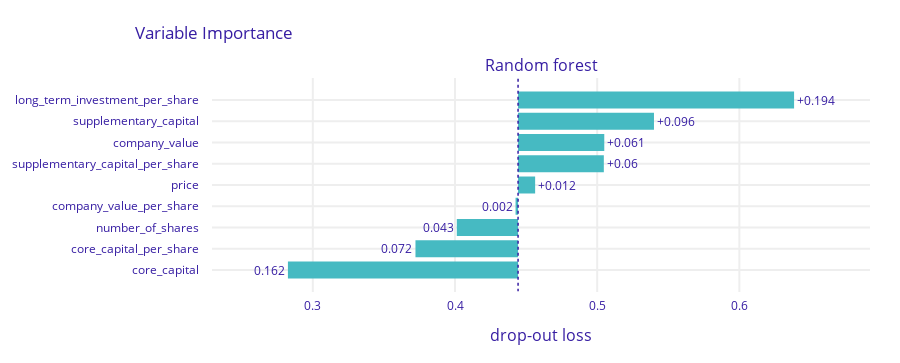

Notebook source saved alongside this figure:
### Code cell
rf_model_fix_mp.plot()

### Figure 1 — Plotly figure (JSON) as saved in the notebook; plotly's stock layout.template omitted (floating-point values rounded to 4 significant figures)
{"data": [{"base": 0.4444, "hoverinfo": "text", "hoverlabel": {"bgcolor": "rgba(0,0,0,0.8)"}, "hovertext": ["Model: Random forest loss after<br>variable: long_term_investment_per_share is permuted: 0.638<br>Drop-out loss change: +0.194", "Model: Random forest loss after<br>variable: supplementary_capital is permuted: 0.54<br>Drop-out loss change: +0.096", "Model: Random forest loss after<br>variable: company_value is permuted: 0.505<br>Drop-out loss change: +0.061", "Model: Random forest loss after<br>variable: supplementary_capital_per_share is permuted: 0.505<br>Drop-out loss change: +0.06", "Model: Random forest loss after<br>variable: price is permuted: 0.456<br>Drop-out loss change: +0.012", "Model: Random forest loss after<br>variable: company_value_per_share is permuted: 0.443<br>Drop-out loss change: -0.002", "Model: Random forest loss after<br>variable: number_of_shares is permuted: 0.401<br>Drop-out loss change: -0.043", "Model: Random forest loss after<br>variable: core_capital_per_share is permuted: 0.372<br>Drop-out loss change: -0.072", "Model: Random forest loss after<br>variable: core_capital is permuted: 0.282<br>Drop-out loss change: -0.162"], "marker": {"color": "#46bac2"}, "orientation": "h", "showlegend": false, "text": ["+0.194", "+0.096", "+0.061", "+0.06", "+0.012", "0.002", "0.043", "0.072", "0.162"], "textposition": "outside", "type": "bar", "x": [0.1941, 0.09559, 0.06063, 0.06031, 0.012, -0.001765, -0.04309, -0.07217, -0.1619], "xaxis": "x", "y": ["long_term_investment_per_share", "supplementary_capital", "company_value", "supplementary_capital_per_share", "price", "company_value_per_share", "number_of_shares", "core_capital_per_share", "core_capital"], "yaxis": "y"}], "layout": {"annotations": [{"font": {"size": 16}, "showarrow": false, "text": "Random forest", "x": 0.5, "xanchor": "center", "xref": "paper", "y": 1, "yanchor": "bottom", "yref": "paper"}, {"font": {"size": 16}, "showarrow": false, "text": "drop-out loss", "x": 0.5, "xanchor": "center", "xref": "paper", "y": 0, "yanchor": "top", "yref": "paper", "yshift": -30}], "font": {"color": "#371ea3"}, "height": 363, "margin": {"b": 71, "r": 30, "t": 78}, "shapes": [{"line": {"color": "#371ea3", "dash": "dot", "width": 1.5}, "type": "line", "x0": 0.4444, "x1": 0.4444, "xref": "x", "y0": -1, "y1": 9, "yref": "y"}], "title": {"text": "Variable Importance", "x": 0.15}, "xaxis": {"anchor": "y", "automargin": true, "domain": [0, 1], "fixedrange": true, "gridwidth": 2, "range": [0.2291, 0.6919], "tickcolor": "white", "ticklen": 3, "ticks": "outside", "type": "linear", "zeroline": false}, "yaxis": {"anchor": "x", "automargin": true, "autorange": "reversed", "domain": [0, 1], "fixedrange": true, "gridwidth": 2, "tickcolor": "white", "ticklen": 10, "ticks": "outside", "type": "category"}}}
